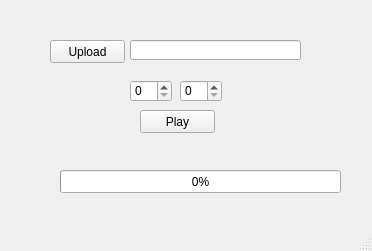
<?xml version="1.0" encoding="UTF-8"?>
<ui version="4.0">
 <class>MainWindow</class>
 <widget class="QMainWindow" name="MainWindow">
  <property name="geometry">
   <rect>
    <x>0</x>
    <y>0</y>
    <width>372</width>
    <height>251</height>
   </rect>
  </property>
  <property name="windowTitle">
   <string>MainWindow</string>
  </property>
  <widget class="QWidget" name="centralwidget">
   <widget class="QLineEdit" name="location">
    <property name="geometry">
     <rect>
      <x>130</x>
      <y>40</y>
      <width>171</width>
      <height>20</height>
     </rect>
    </property>
   </widget>
   <widget class="QPushButton" name="upload">
    <property name="geometry">
     <rect>
      <x>50</x>
      <y>40</y>
      <width>75</width>
      <height>23</height>
     </rect>
    </property>
    <property name="text">
     <string>Upload</string>
    </property>
   </widget>
   <widget class="QPushButton" name="play">
    <property name="geometry">
     <rect>
      <x>140</x>
      <y>110</y>
      <width>75</width>
      <height>23</height>
     </rect>
    </property>
    <property name="text">
     <string>Play</string>
    </property>
   </widget>
   <widget class="QSpinBox" name="frm">
    <property name="geometry">
     <rect>
      <x>130</x>
      <y>80</y>
      <width>42</width>
      <height>22</height>
     </rect>
    </property>
    <property name="maximum">
     <number>9999</number>
    </property>
   </widget>
   <widget class="QSpinBox" name="to">
    <property name="geometry">
     <rect>
      <x>180</x>
      <y>80</y>
      <width>42</width>
      <height>22</height>
     </rect>
    </property>
    <property name="maximum">
     <number>9999</number>
    </property>
   </widget>
   <widget class="QLabel" name="label">
    <property name="geometry">
     <rect>
      <x>80</x>
      <y>140</y>
      <width>191</width>
      <height>20</height>
     </rect>
    </property>
    <property name="text">
     <string/>
    </property>
   </widget>
   <widget class="QProgressBar" name="progressBar">
    <property name="geometry">
     <rect>
      <x>60</x>
      <y>170</y>
      <width>281</width>
      <height>23</height>
     </rect>
    </property>
    <property name="value">
     <number>0</number>
    </property>
   </widget>
  </widget>
  <widget class="QMenuBar" name="menubar">
   <property name="geometry">
    <rect>
     <x>0</x>
     <y>0</y>
     <width>372</width>
     <height>21</height>
    </rect>
   </property>
  </widget>
  <widget class="QStatusBar" name="statusbar"/>
 </widget>
 <resources/>
 <connections/>
</ui>
